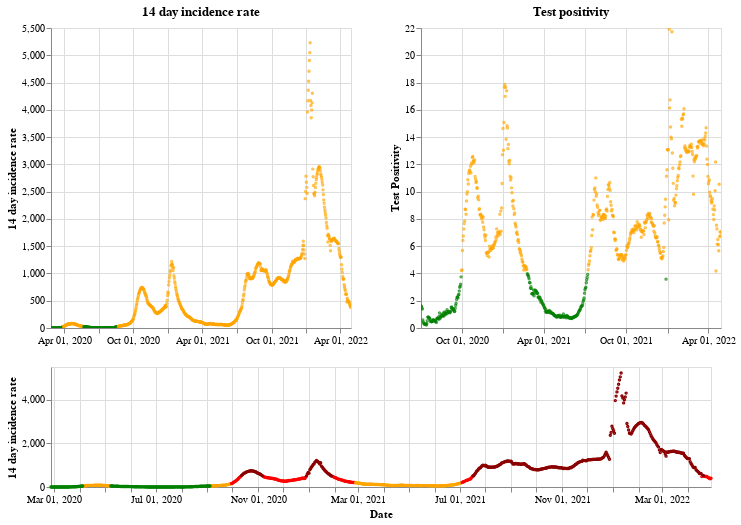

The notebook cell saved with this chart:
### Markdown cell above
## Northern Ireland

### Code cell
plot_traffic_light('Northern Ireland')

### Figure 1 — Vega-Lite specification as saved in the notebook (floating-point values rounded to 4 significant figures; data arrays with more than 128 entries replaced by an {"elided": "..."} marker saying what was removed)
{"config": {"view": {"continuousWidth": 400, "continuousHeight": 300}}, "vconcat": [{"hconcat": [{"mark": {"type": "point", "size": 2}, "encoding": {"color": {"condition": {"value": "green", "test": "(datum.twoWeeklyCasesRate <= 25)"}, "value": "orange"}, "tooltip": [{"type": "nominal", "field": "areaName"}, {"type": "temporal", "field": "date"}, {"type": "quantitative", "field": "twoWeeklyCasesRate"}, {"type": "quantitative", "field": "testPositivity"}], "x": {"type": "temporal", "axis": {"title": ""}, "field": "date", "scale": {"domain": {"selection": "DateBrush"}}, "timeUnit": "yearmonthdate"}, "y": {"type": "quantitative", "axis": {"title": "14 day incidence rate"}, "field": "twoWeeklyCasesRate"}}, "title": "14 day incidence rate", "width": 300}, {"mark": {"type": "point", "size": 2}, "encoding": {"color": {"condition": {"value": "green", "test": "(datum.testPositivity <= 4)"}, "value": "orange"}, "tooltip": [{"type": "nominal", "field": "areaName"}, {"type": "temporal", "field": "date"}, {"type": "quantitative", "field": "twoWeeklyCasesRate"}, {"type": "quantitative", "field": "testPositivity"}], "x": {"type": "temporal", "axis": {"title": ""}, "field": "date", "scale": {"domain": {"selection": "DateBrush"}}, "timeUnit": "yearmonthdate"}, "y": {"type": "quantitative", "axis": {"title": "Test Positivity"}, "field": "testPositivity"}}, "title": "Test positivity", "width": 300}]}, {"layer": [{"mark": {"type": "point", "size": 2}, "encoding": {"color": {"condition": {"value": "orange", "test": "(((datum.testPositivity < 4) && (datum.twoWeeklyCasesRate >= 50)) && (datum.twoWeeklyCasesRate < 200))"}, "value": "red"}, "opacity": {"condition": {"value": 1, "test": "((datum.twoWeeklyCasesRate >= 50) && (datum.twoWeeklyCasesRate < 500))"}, "value": 0}, "tooltip": [{"type": "nominal", "field": "areaName"}, {"type": "temporal", "field": "date"}, {"type": "quantitative", "field": "twoWeeklyCasesRate"}, {"type": "quantitative", "field": "testPositivity"}], "x": {"type": "temporal", "axis": {"title": "Date"}, "field": "date", "timeUnit": "yearmonthdate"}, "y": {"type": "quantitative", "axis": {"title": "14 day incidence rate"}, "field": "twoWeeklyCasesRate"}}, "selection": {"DateBrush": {"type": "interval", "encodings": ["x"], "fields": ["Time"]}}}, {"mark": {"type": "point", "size": 2}, "encoding": {"color": {"value": "darkred"}, "opacity": {"condition": {"value": 1, "test": "(datum.twoWeeklyCasesRate >= 500)"}, "value": 0}, "tooltip": [{"type": "nominal", "field": "areaName"}, {"type": "temporal", "field": "date"}, {"type": "quantitative", "field": "twoWeeklyCasesRate"}, {"type": "quantitative", "field": "testPositivity"}], "x": {"type": "temporal", "axis": {"title": "Date"}, "field": "date", "timeUnit": "yearmonthdate"}, "y": {"type": "quantitative", "axis": {"title": "14 day incidence rate"}, "field": "twoWeeklyCasesRate"}}}, {"mark": {"type": "point", "size": 2}, "encoding": {"color": {"condition": {"value": "green", "test": "((datum.testPositivity < 4) && (datum.twoWeeklyCasesRate < 50))"}, "value": "orange"}, "opacity": {"condition": {"value": 1, "test": "(datum.twoWeeklyCasesRate < 50)"}, "value": 0}, "tooltip": [{"type": "nominal", "field": "areaName"}, {"type": "temporal", "field": "date"}, {"type": "quantitative", "field": "twoWeeklyCasesRate"}, {"type": "quantitative", "field": "testPositivity"}], "x": {"type": "temporal", "axis": {"title": "Date"}, "field": "date", "timeUnit": "yearmonthdate"}, "y": {"type": "quantitative", "axis": {"title": "14 day incidence rate"}, "field": "twoWeeklyCasesRate"}}}], "height": 120, "width": 660}], "data": {"name": "data-44709c0e398cf2a4e215a0472c928b18"}, "$schema": "https://vega.github.io/schema/vega-lite/v4.8.1.json", "datasets": {"data-44709c0e398cf2a4e215a0472c928b18": {"elided": "794 records"}}}
